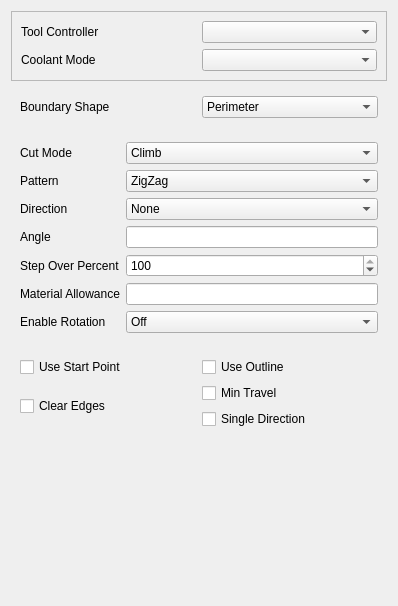
<?xml version="1.0" encoding="UTF-8"?>
<ui version="4.0">
 <class>Form</class>
 <widget class="QWidget" name="Form">
  <property name="geometry">
   <rect>
    <x>0</x>
    <y>0</y>
    <width>398</width>
    <height>606</height>
   </rect>
  </property>
  <property name="windowTitle">
   <string>Form</string>
  </property>
  <layout class="QGridLayout" name="gridLayout_5">
   <item row="0" column="0">
    <widget class="QFrame" name="frame">
     <property name="frameShape">
      <enum>QFrame::StyledPanel</enum>
     </property>
     <property name="frameShadow">
      <enum>QFrame::Raised</enum>
     </property>
     <layout class="QGridLayout" name="gridLayout_3">
      <item row="0" column="0">
       <widget class="QLabel" name="label">
        <property name="text">
         <string>Tool Controller</string>
        </property>
       </widget>
      </item>
      <item row="0" column="1">
       <widget class="QComboBox" name="toolController">
        <property name="toolTip">
         <string>&lt;html&gt;&lt;head/&gt;&lt;body&gt;&lt;p&gt;The tool and its settings to be used for this operation.&lt;/p&gt;&lt;/body&gt;&lt;/html&gt;</string>
        </property>
       </widget>
      </item>
      <item row="1" column="0">
       <widget class="QLabel" name="label_5">
        <property name="text">
         <string>Coolant Mode</string>
        </property>
       </widget>
      </item>
      <item row="1" column="1">
       <widget class="QComboBox" name="coolantController">
        <property name="toolTip">
         <string>&lt;html&gt;&lt;head/&gt;&lt;body&gt;&lt;p&gt;The tool and its settings to be used for this operation.&lt;/p&gt;&lt;/body&gt;&lt;/html&gt;</string>
        </property>
       </widget>
      </item>
     </layout>
    </widget>
   </item>
   <item row="1" column="0">
    <widget class="QWidget" name="facingWidget" native="true">
     <layout class="QGridLayout" name="gridLayout_2">
      <item row="0" column="1">
       <widget class="QComboBox" name="boundaryShape">
        <property name="toolTip">
         <string>&lt;html&gt;&lt;head/&gt;&lt;body&gt;&lt;p&gt;Specify if the facing should be restricted by the actual shape of the selected face (or the part if no face is selected), or if the bounding box should be faced off.&lt;/p&gt;&lt;p&gt;The latter can be used to face of the entire stock area to ensure uniform heights for the following operations.&lt;/p&gt;&lt;/body&gt;&lt;/html&gt;</string>
        </property>
        <item>
         <property name="text">
          <string>Perimeter</string>
         </property>
        </item>
        <item>
         <property name="text">
          <string>Boundbox</string>
         </property>
        </item>
        <item>
         <property name="text">
          <string>Stock</string>
         </property>
        </item>
       </widget>
      </item>
      <item row="0" column="0">
       <widget class="QLabel" name="label_12">
        <property name="text">
         <string>Boundary Shape</string>
        </property>
       </widget>
      </item>
     </layout>
    </widget>
   </item>
   <item row="2" column="0">
    <widget class="QWidget" name="widget" native="true">
     <layout class="QGridLayout" name="gridLayout_4">
      <item row="0" column="0">
       <widget class="QLabel" name="label_2">
        <property name="text">
         <string>Cut Mode</string>
        </property>
       </widget>
      </item>
      <item row="0" column="1">
       <widget class="QComboBox" name="cutMode">
        <property name="toolTip">
         <string>&lt;html&gt;&lt;head/&gt;&lt;body&gt;&lt;p&gt;The cutting mode assumes that the cut on one side of the tool bit represents the resulting part and the other side is either already milled away or will be removed later on.&lt;/p&gt;&lt;p&gt;Keeping that in mind climb mode is called when the tool bit is moved into the cut on each rotation, whereas in conventional mode the tool bits rotation and the tools lateral movement are in the same direction.&lt;/p&gt;&lt;/body&gt;&lt;/html&gt;</string>
        </property>
        <item>
         <property name="text">
          <string>Climb</string>
         </property>
        </item>
        <item>
         <property name="text">
          <string>Conventional</string>
         </property>
        </item>
       </widget>
      </item>
      <item row="1" column="0">
       <widget class="QLabel" name="label_3">
        <property name="text">
         <string>Pattern</string>
        </property>
       </widget>
      </item>
      <item row="1" column="1">
       <widget class="QComboBox" name="offsetPattern">
        <property name="toolTip">
         <string>&lt;html&gt;&lt;head/&gt;&lt;body&gt;&lt;p&gt;Pattern the tool bit is moved in to clear the material.&lt;/p&gt;&lt;/body&gt;&lt;/html&gt;</string>
        </property>
        <property name="locale">
         <locale language="English" country="Germany"/>
        </property>
        <property name="currentText">
         <string notr="true">ZigZag</string>
        </property>
        <item>
         <property name="text">
          <string>ZigZag</string>
         </property>
        </item>
        <item>
         <property name="text">
          <string notr="true">Offset</string>
         </property>
        </item>
        <item>
         <property name="text">
          <string>Spiral</string>
         </property>
        </item>
        <item>
         <property name="text">
          <string>ZigZagOffset</string>
         </property>
        </item>
        <item>
         <property name="text">
          <string>Line</string>
         </property>
        </item>
        <item>
         <property name="text">
          <string>Grid</string>
         </property>
        </item>
        <item>
         <property name="text">
          <string>Triangle</string>
         </property>
        </item>
       </widget>
      </item>
      <item row="2" column="0">
       <widget class="QLabel" name="label_8">
        <property name="text">
         <string>Direction</string>
        </property>
       </widget>
      </item>
      <item row="2" column="1">
       <widget class="QComboBox" name="cutDirection">
        <property name="toolTip">
         <string>&lt;html&gt;&lt;head/&gt;&lt;body&gt;&lt;p&gt;Pattern the tool bit is moved in to clear the material.&lt;/p&gt;&lt;/body&gt;&lt;/html&gt;</string>
        </property>
        <property name="locale">
         <locale language="English" country="Germany"/>
        </property>
        <property name="currentText">
         <string notr="true">None</string>
        </property>
        <item>
         <property name="text">
          <string>None</string>
         </property>
        </item>
        <item>
         <property name="text">
          <string>XPositive</string>
         </property>
        </item>
        <item>
         <property name="text">
          <string>XNegative</string>
         </property>
        </item>
        <item>
         <property name="text">
          <string>YPositive</string>
         </property>
        </item>
        <item>
         <property name="text">
          <string>YNegative</string>
         </property>
        </item>
       </widget>
      </item>
      <item row="3" column="0">
       <widget class="QLabel" name="label_4">
        <property name="text">
         <string>Angle</string>
        </property>
       </widget>
      </item>
      <item row="3" column="1">
       <widget class="Gui::InputField" name="zigZagAngle">
        <property name="toolTip">
         <string>&lt;html&gt;&lt;head/&gt;&lt;body&gt;&lt;p&gt;Angle in which the pattern is applied.&lt;/p&gt;&lt;/body&gt;&lt;/html&gt;</string>
        </property>
       </widget>
      </item>
      <item row="4" column="0">
       <widget class="QLabel" name="label_6">
        <property name="text">
         <string>Step Over Percent</string>
        </property>
       </widget>
      </item>
      <item row="4" column="1">
       <widget class="QSpinBox" name="stepOverPercent">
        <property name="toolTip">
         <string>&lt;html&gt;&lt;head/&gt;&lt;body&gt;&lt;p&gt;The amount by which the tool is laterally displaced on each cycle of the pattern, specified in percent of the tool diameter.&lt;/p&gt;&lt;p&gt;A step over of 100% results in no overlap between two different cycles.&lt;/p&gt;&lt;/body&gt;&lt;/html&gt;</string>
        </property>
        <property name="minimum">
         <number>1</number>
        </property>
        <property name="maximum">
         <number>100</number>
        </property>
        <property name="singleStep">
         <number>10</number>
        </property>
        <property name="value">
         <number>100</number>
        </property>
       </widget>
      </item>
      <item row="5" column="0">
       <widget class="QLabel" name="extraOffsetLabel">
        <property name="text">
         <string>Material Allowance</string>
        </property>
       </widget>
      </item>
      <item row="5" column="1">
       <widget class="Gui::InputField" name="extraOffset">
        <property name="toolTip">
         <string>&lt;html&gt;&lt;head/&gt;&lt;body&gt;&lt;p&gt;The amount of material that should be left by this operation in relation to the target shape.&lt;/p&gt;&lt;/body&gt;&lt;/html&gt;</string>
        </property>
       </widget>
      </item>
      <item row="6" column="0">
       <widget class="QLabel" name="label_7">
        <property name="text">
         <string>Enable Rotation</string>
        </property>
       </widget>
      </item>
      <item row="6" column="1">
       <widget class="QComboBox" name="enableRotation">
        <item>
         <property name="text">
          <string>Off</string>
         </property>
        </item>
        <item>
         <property name="text">
          <string>A(x)</string>
         </property>
        </item>
        <item>
         <property name="text">
          <string>B(y)</string>
         </property>
        </item>
        <item>
         <property name="text">
          <string>A &amp; B</string>
         </property>
        </item>
       </widget>
      </item>
     </layout>
    </widget>
   </item>
   <item row="3" column="0">
    <widget class="QWidget" name="pocketWidget" native="true">
     <layout class="QGridLayout" name="gridLayout">
      <item row="0" column="0">
       <widget class="QCheckBox" name="useStartPoint">
        <property name="toolTip">
         <string>&lt;html&gt;&lt;head/&gt;&lt;body&gt;&lt;p&gt;Specify if this operation uses a starting point.&lt;/p&gt;&lt;/body&gt;&lt;/html&gt;</string>
        </property>
        <property name="text">
         <string>Use Start Point</string>
        </property>
       </widget>
      </item>
      <item row="0" column="1">
       <widget class="QCheckBox" name="useOutline">
        <property name="toolTip">
         <string>&lt;html&gt;&lt;head/&gt;&lt;body&gt;&lt;p&gt;If selected the operation uses the outline of the selected base geometry and ignores all holes and islands.&lt;/p&gt;&lt;/body&gt;&lt;/html&gt;</string>
        </property>
        <property name="text">
         <string>Use Outline</string>
        </property>
       </widget>
      </item>
      <item row="1" column="0" rowspan="2">
       <widget class="QCheckBox" name="clearEdges">
        <property name="text">
         <string>Clear Edges</string>
        </property>
       </widget>
      </item>
      <item row="1" column="1">
       <widget class="QCheckBox" name="minTravel">
        <property name="text">
         <string>Min Travel</string>
        </property>
       </widget>
      </item>
      <item row="2" column="1">
       <widget class="QCheckBox" name="singleDirection">
        <property name="text">
         <string>Single Direction</string>
        </property>
       </widget>
      </item>
     </layout>
    </widget>
   </item>
   <item row="4" column="0">
    <spacer name="verticalSpacer_2">
     <property name="orientation">
      <enum>Qt::Vertical</enum>
     </property>
     <property name="sizeHint" stdset="0">
      <size>
       <width>20</width>
       <height>40</height>
      </size>
     </property>
    </spacer>
   </item>
  </layout>
 </widget>
 <customwidgets>
  <customwidget>
   <class>Gui::InputField</class>
   <extends>QLineEdit</extends>
   <header>Gui/InputField.h</header>
  </customwidget>
 </customwidgets>
 <resources/>
 <connections/>
</ui>
